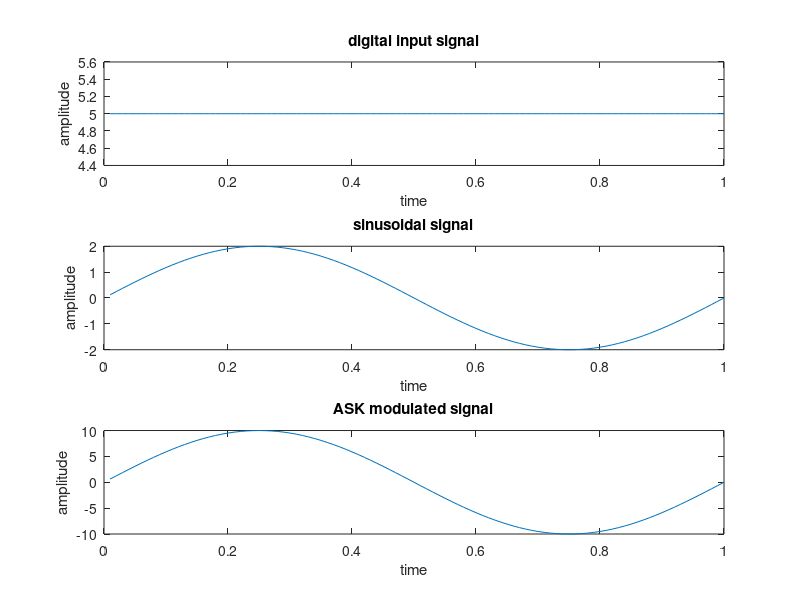
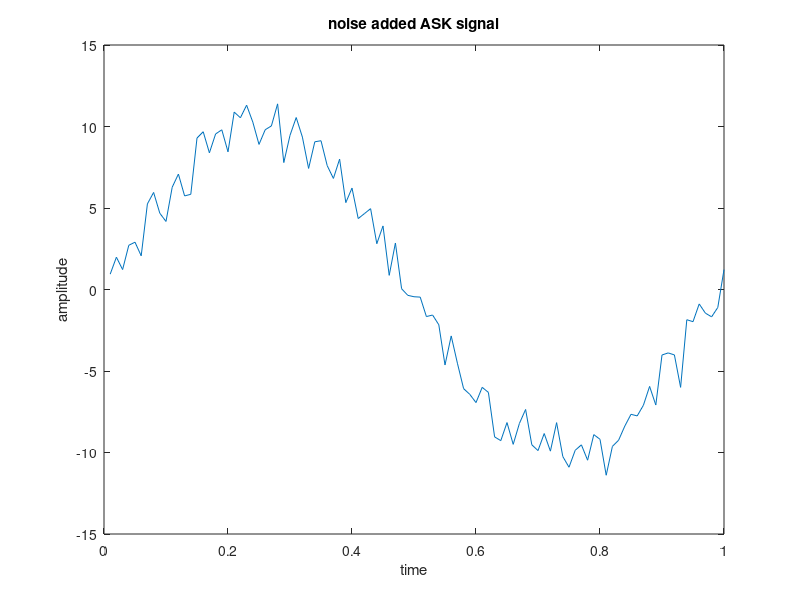

Reproduce these figures in MATLAB, in order.
clc;
clear all;
close all;
x=input('Enter the input digital sequence');
N=length(x);
t=0.01:0.01:N;
c=2*sin(2*pi*t);
for i=1:1:N
    m((i-1)*100+1:i*100)=x(i);
end
y=c.*m;
subplot(3,1,1);
plot(t,m);
xlabel('time');
ylabel('amplitude');
title('digital input signal');
subplot(3,1,2);
plot(t,c);
xlabel('time');
ylabel('amplitude');
title('sinusoidal signal');
subplot(3,1,3);
plot(t,y);
xlabel('time');
ylabel('amplitude');
title('ASK modulated signal');
r=randn(1,length(y));
k=y+r;
figure;
plot(t,k);
xlabel('time');
ylabel('amplitude');
title('noise added ASK signal');
